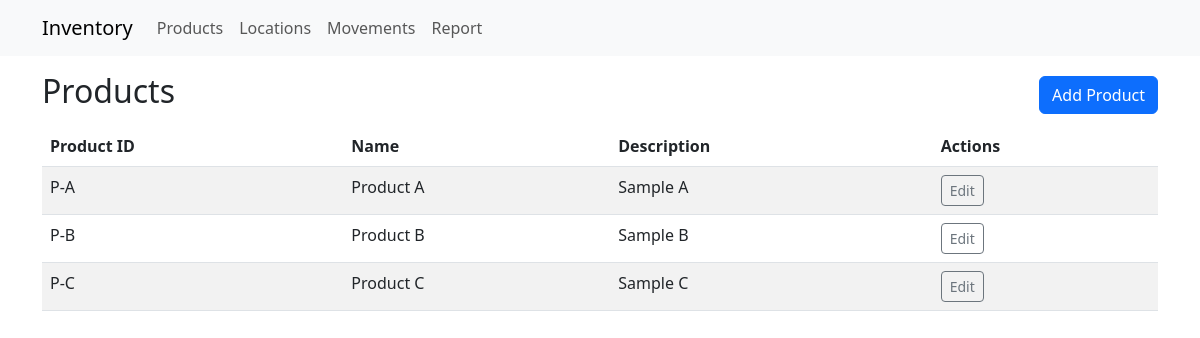
Page /products on the committed database.
### app/models.py (models this page shows, shortened)
class Product(db.Model):
    __tablename__ = "product"
    product_id = db.Column(db.String, primary_key=True)
    name = db.Column(db.String(120), nullable=False)
    description = db.Column(db.Text)

### app/routes.py (the view)
@bp.route("/products")
def products():
    items = Product.query.order_by(Product.product_id).all()
    return render_template("products.html", products=items)

### templates/products.html
{% extends "base.html" %}
{% block content %}
<div class="d-flex justify-content-between align-items-center mb-2">
  <h2>Products</h2>
  <a class="btn btn-primary" href="{{ url_for('bp.add_product') }}">Add Product</a>
</div>
<table class="table table-striped">
  <thead><tr><th>Product ID</th><th>Name</th><th>Description</th><th>Actions</th></tr></thead>
  <tbody>
    {% for p in products %}
    <tr>
      <td>{{ p.product_id }}</td>
      <td>{{ p.name }}</td>
      <td>{{ p.description or '' }}</td>
      <td>
        <a class="btn btn-sm btn-outline-secondary" href="{{ url_for('bp.edit_product', product_id=p.product_id) }}">Edit</a>
      </td>
    </tr>
    {% endfor %}
  </tbody>
</table>
{% endblock %}

### rows in the picture
Product: product_id "P-A", name "Product A", description "Sample A"
Product: product_id "P-B", name "Product B", description "Sample B"
Product: product_id "P-C", name "Product C", description "Sample C"
